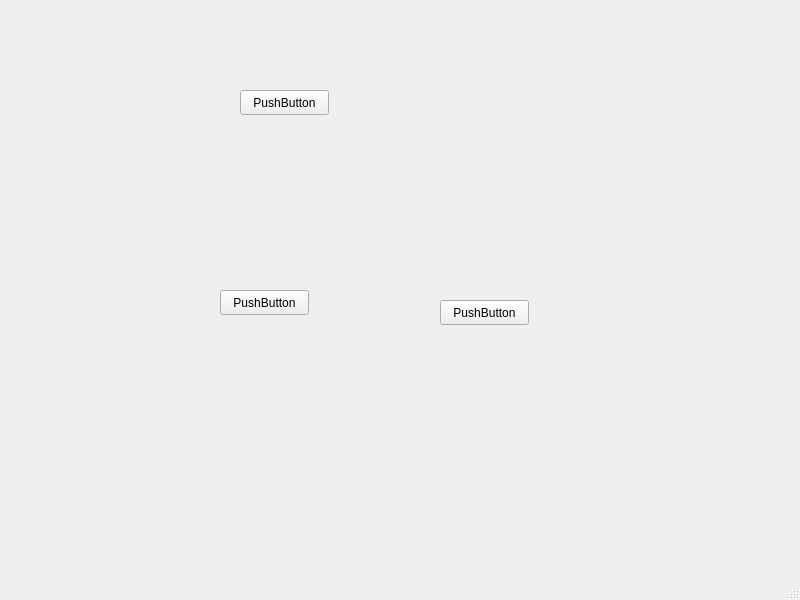
<?xml version="1.0" encoding="UTF-8"?>
<ui version="4.0">
 <class>MainWindow</class>
 <widget class="QMainWindow" name="MainWindow">
  <property name="geometry">
   <rect>
    <x>0</x>
    <y>0</y>
    <width>800</width>
    <height>600</height>
   </rect>
  </property>
  <property name="windowTitle">
   <string>MainWindow</string>
  </property>
  <widget class="QWidget" name="centralwidget">
   <widget class="QPushButton" name="pushButton">
    <property name="geometry">
     <rect>
      <x>220</x>
      <y>290</y>
      <width>89</width>
      <height>25</height>
     </rect>
    </property>
    <property name="text">
     <string>PushButton</string>
    </property>
   </widget>
   <widget class="QPushButton" name="pushButton_2">
    <property name="geometry">
     <rect>
      <x>440</x>
      <y>300</y>
      <width>89</width>
      <height>25</height>
     </rect>
    </property>
    <property name="text">
     <string>PushButton</string>
    </property>
   </widget>
   <widget class="QPushButton" name="pushButton_3">
    <property name="geometry">
     <rect>
      <x>240</x>
      <y>90</y>
      <width>89</width>
      <height>25</height>
     </rect>
    </property>
    <property name="text">
     <string>PushButton</string>
    </property>
   </widget>
  </widget>
  <widget class="QStatusBar" name="statusbar"/>
 </widget>
 <resources/>
 <connections/>
</ui>
